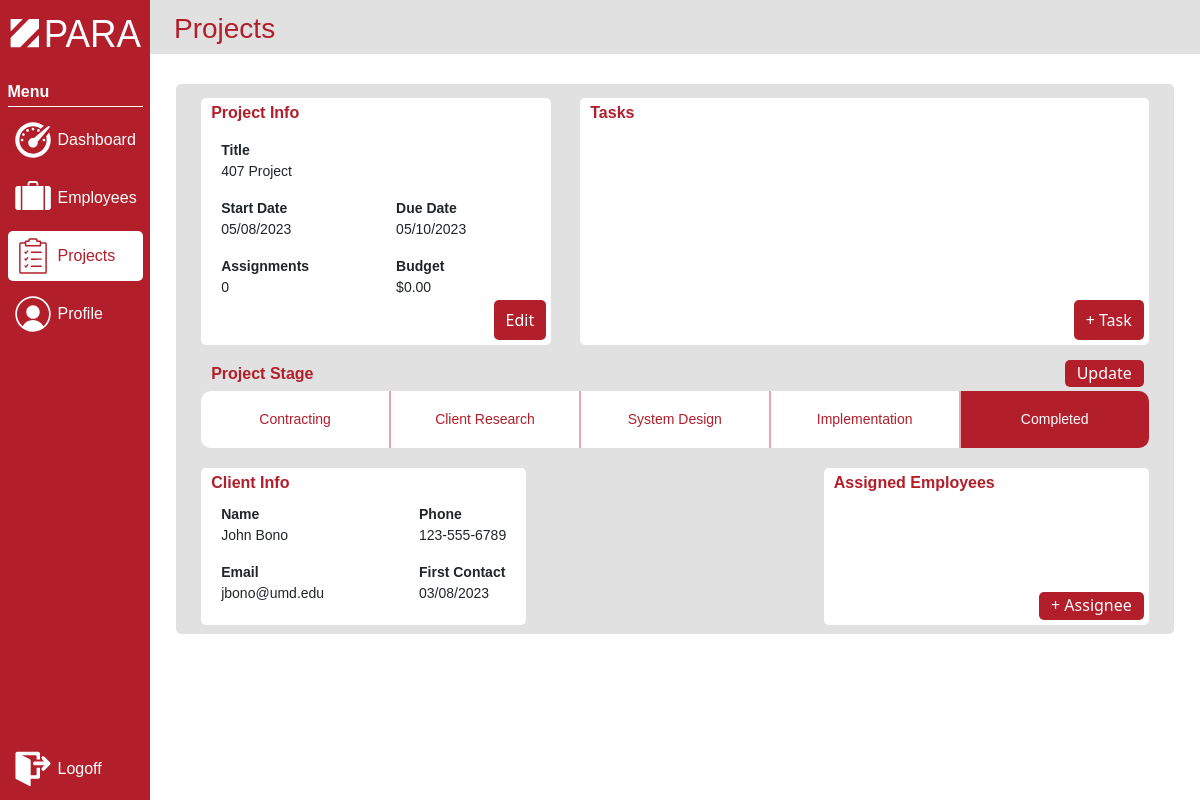
The app's page /projects/project-information/13 (signed in) with its own data.
### models.py (models this page shows, shortened)
class Project(db.Model):
    __tablename__ = "project"
    project_id = db.Column(db.Integer, primary_key=True)
    manager_id = db.Column(db.Integer, db.ForeignKey('manager.manager_id'), nullable=False)
    client_id = db.Column(db.Integer, db.ForeignKey('client.client_id'), nullable=False)
    start_date = db.Column(db.DateTime, nullable=False)
    description = db.Column(db.String(100), nullable=False)
    end_date = db.Column(db.DateTime, nullable=False)
    budget = db.Column(db.Float, nullable=False)
    tasks = db.relationship('Task', cascade="all, delete", backref='tasks')
    project_assignments = db.relationship('Assignment', cascade="all, delete", backref='project_assignments')
    stage_id = db.Column(db.Integer, db.ForeignKey('project_stage.stage_id'), nullable=False)

class ProjectStage(db.Model):
    __tablename__ = "project_stage"
    stage_id = db.Column(db.Integer, primary_key=True)
    project_stage = db.Column(db.String(50), nullable=False)
    ps_projects = db.relationship('Project', cascade="all, delete", backref='ps_projects')

class Client(db.Model):
    __tablename__ = "client"
    client_id = db.Column(db.Integer, primary_key=True)
    poc_first_name = db.Column(db.String(30), nullable=False)
    poc_last_name = db.Column(db.String(100), nullable=False)
    poc_area_code = db.Column(db.String(3), nullable=True)
    poc_phone = db.Column(db.String(7), nullable=True)
    email = db.Column(db.String(50), nullable=False)
    first_contact_date = db.Column(db.Date, nullable=True)
    client_projects = db.relationship('Project', cascade="all, delete", backref='client_projects')

### app.py (the view, shortened to what this page needs)
@app.route('/projects/project-information/<int:project_id>', methods=['GET', 'POST'])
@login_required
def project_information(project_id):
    if session['perm'] != 'project manager':
        if session['perm'] == 'consultant':
            c_assignments = [assignment.project_id for assignment in Assignment.query.filter_by(consultant_id=current_user.consultant_id).all()]
        else:
            c_assignments = [project.project_id for project in Project.query.filter_by(manager_id=current_user.manager_id).all()]
        if project_id not in c_assignments:
            return redirect(url_for('error'))
    project_stages = ProjectStage.query.order_by(ProjectStage.stage_id).all()
    project = Project.query.filter_by(project_id=project_id).first()
    tasks = Task.query.filter_by(project_id=project_id).all()
    client = Client.query.outerjoin(Project, Project.client_id == Client.client_id)\
        .add_entity(Project).filter_by(project_id=project_id).first()[0]
    consultants = Consultant.query.outerjoin(Assignment, Assignment.consultant_id == Consultant.consultant_id)\
        .filter_by(project_id=project_id).all()
    all_consultants = Consultant.query.all()
    unassigned_consultants = [i for i in all_consultants if i not in consultants]
    if session['perm'] == 'consultant':
        assignments = Assignment.query.filter_by(project_id=project_id, consultant_id=current_user.consultant_id).first()  # hardcoded but needs to be current_user
    else:
        assignments = Assignment.query.filter_by(project_id=project_id).all()
    return render_template('project-information.html', stages=project_stages, project=project,
                           assignments=assignments, tasks=tasks, client=client, consultants=consultants,
                           unassigned_consultants=unassigned_consultants)

### app.py (called while the page is built)
@login_manager.user_loader
def load_user(user_id):
    if session['perm'] == 'consultant':
        return Consultant.query.get(int(user_id))
    elif session['perm'] in ['manager', 'project manager']:
        return Manager.query.get(int(user_id))
    else:
        return None

### templates/project-information.html (shortened to what this page needs)
{% extends 'base.html' %}
{% block styles %}
    <link href="/static/styles/sidebar-styles.css" rel="stylesheet">
    <link href="/static/styles/project-information-styles.css" rel="stylesheet">
{% endblock %}
{% block page_header %}Projects{% endblock %}
{% block page_content %}
<div class="project-background">
    <div class="top-section">
        <div class="project-info">
            <p class="section-title">Project Info</p>
            <div class="project-info-text">
                <div class="project-info-section-1">
                    <p class="project-title">Title</p>
                    <p class="project-text">{{ project['description'] }}</p>
                    <p class="project-title">Start Date</p>
                    <p class="project-text">{{ project['start_date'].strftime('%m/%d/%Y') }}</p>
                    {% if session['perm'] == 'consultant' %}
                        <p class="project-title">Date Assigned</p>
                        <p class="project-text">{{ assignments['date'].strftime('%m/%d/%Y') }}</p>
                    {% else %}
                        <p class="project-title">Assignments</p>
                        <p class="project-text">{{ assignments|length }}</p>
                    {% endif %}
                </div>
                <div class="project-info-section-2">
                    <p class="project-title">Due Date</p>
                    <p class="project-text">{{ project['end_date'].strftime('%m/%d/%Y') }}</p>
                    <p class="project-title">Budget</p>
                    <p class="project-text">{{  "${:,.2f}".format(project['budget']) }}</p>
                </div>
            </div>
            {% if session['perm'] == 'manager' %}
                <button class="add-task-button"  data-bs-toggle="modal" data-bs-target="#editProjectModal">Edit</button>
            {% endif %}
        </div>
        <div class="task-manager">
            <p class="section-title">Tasks</p>
            <ol class="list-group list-group-numbered task-list">
            </ol>
            {% if session['perm'] in ['consultant', 'manager'] %}
                <button class="add-task-button" data-bs-toggle="modal" data-bs-target="#addTaskModal">+ Task</button>
            {% endif %}
        </div>
    </div>
    <div class="middle-section">
        <p class="section-title">Project Stage</p>
        <form action="{{ url_for('project_information', project_id=project['project_id']) }}" method="post">
            {% if session['perm'] in ['consultant', 'manager'] %}
                <button class="update-project-button" type="submit">Update</button>
            {% endif %}
            <div class="project-stage-group">
                {% for each_stage in stages %}
                    <label class="stage-label" for="myRadio{{ each_stage['stage_id'] }}">{{ each_stage['project_stage'] }}</label>
                {% endfor %}
            </div>
        </form>
    </div>
    <div class="bottom-section">
        <div class="client-info">
            <p class="section-title">Client Info</p>
            <div class="client-info-text">
                <div>
                    <p class="client-title">Name</p>
                    <p class="client-text">{{ client['poc_first_name'] }} {{ client['poc_last_name'] }}</p>
                    <p class="client-title">Email</p>
                    <p class="client-text">{{ client['email'] }}</p>
                </div>
                <div>
                    <p class="client-title">Phone</p>
                    <p class="client-text">{{ client['poc_area_code'] + '-' + client['poc_phone'][:3] + '-' + client['poc_phone'][3:] if client['poc_phone'] else 'None'}}</p>
                    <p class="client-title">First Contact</p>
                    <p class="client-text">{{ client['first_contact_date'].strftime('%m/%d/%Y') }}</p>
                </div>
            </div>
        </div>
        {% if session['perm'] == 'consultant' %}
            <div class="hours-info">
                <p class="section-title">Hours</p>
                <img class="clock-icon" src="/static/images/icons/clock-red.svg" alt="Clock icon">
                <div class="hours-info-text">
                    <div>
                        <p class="hours-title">Hours Worked</p>
                        <p class="hours-text">{{ assignments['hours_worked'] }} Hrs</p>
                    </div>
                <a class="edit-icon" href="#" data-bs-toggle="modal" data-bs-target="#hoursModal"><img src="/static/images/icons/edit-gray.svg" alt="Edit icon"></a>
            </div>
        {% elif session['perm'] in ['manager','project manager'] %}
            <div class="assignee-info">
                <p class="section-title">Assigned Employees</p>
                <ol class="list-group assignee-list">
                </ol>
                {% if session['perm'] == 'manager' %}
                    <button class="add-assignee-button" data-bs-toggle="modal" data-bs-target="#addAssigneeModal">+ Assignee</button>
                {% endif %}
            </div>
        {% endif %}
    </div>
</div>
{% endblock %}

### static/styles/project-information-styles.css (style rules this page uses)
p { font-family: Arial; }
.project-background { margin: auto; margin-top: 30px; width: 95%; height: 550px; background-color: #e1e1e1; border-radius: 5px; z-index: 1; display: flex; flex-direction: column; justify-content: center; align-items: center; }
.top-section { width: 95%; height: 275px; z-index: 2; display: flex; justify-content: space-between; align-items: center; }
.section-title { font-size: 16px; font-family: Arial; font-weight: bold; color: #b21e2a; margin: 0px; position: absolute; top: 3px; left: 10px; }
.project-info { width: 37%; height: 90%; background-color: white; display: flex; align-items: center; justify-content: space-between; border-radius: 5px; z-index: 3; max-width: 350px; position: relative; padding-top: 10px; }
.project-info-text { width: 70%; display: flex; align-items: end; justify-content: space-between; margin-left: 20px; }
.project-title, .client-title, .hours-title, .emp-text { font-weight: bolder; font-size: 14px; margin: 0px; }
.project-text, .client-text, .hours-text { font-size: 14px; }
.task-manager { width: 60%; height: 90%; background-color: white; display: flex; flex-direction: column; align-items: center; justify-content: space-between; border-radius: 5px; z-index: 3; position: relative; }
.list-group { width: 100%; overflow-y: scroll; }
.task-list { height: 70%; margin-top: 25px; }
.add-task-button { background-color: #b21e2a; color: white; border: none; padding: 8px 12px 8px 12px; border-radius: 5px; cursor: pointer; transition: opacity 0.15s; bottom: 5px; right: 5px; position: absolute; }
.middle-section { width: 95%; height: 100px; z-index: 2; display: flex; flex-direction: column; justify-content: center; position: relative; }
.project-stage-group { display: flex; justify-content: space-between; overflow: hidden; border-radius: 10px; width: 100%; margin-top: 20px; }
.stage-label { text-align: center; padding-top: 18px; padding-bottom: 18px; font-size: 14px; font-family: Arial; background-color: white; color: #b21e2a; cursor: pointer; transition: background 0.1s; width: 100%; }
.stage-label:not(:last-of-type) { border-right: 2px solid #eaa6aa; }
.stage-input:checked + .stage-label { background: #b21e2a; color: white; }
.bottom-section { width: 95%; height: 175px; z-index: 2; display: flex; justify-content: space-between; align-items: center; }
.client-info, .hours-info, .assignee-info { width: 37%; height: 90%; background-color: white; display: flex; align-items: center; justify-content: space-between; border-radius: 5px; z-index: 3; max-width: 325px; position: relative; padding-top: 10px; }
.client-info-text, .hours-info-text { width: 95%; display: flex; align-items: center; justify-content: space-between; margin: 20px 20px 0px 20px ; }
.add-assignee-button, .update-project-button { background-color: #b21e2a; color: white; border: none; border-radius: 5px; cursor: pointer; transition: opacity 0.15s; position: absolute; }
.add-assignee-button { bottom: 5px; right: 5px; padding: 1px 12px 3px 12px; }
.update-project-button { right: 5px; top: 1px; padding: 1px 12px 2px 12px; }
.assignee-list { height: 60%; margin-top: -10px; }

### records on screen
Project: description "407 Project", start_date "05/08/2023", end_date "05/10/2023", budget "$0.00"
ProjectStage: project_stage "Contracting"
ProjectStage: project_stage "Client Research"
ProjectStage: project_stage "System Design"
ProjectStage: project_stage "Implementation"
ProjectStage: project_stage "Completed"
Client: poc_first_name "John", poc_last_name "Bono", email "jbono@umd.edu", poc_phone+poc_area_code "123-555-6789", first_contact_date "03/08/2023"

### other values on screen
{{ assignments|length }} "0"
